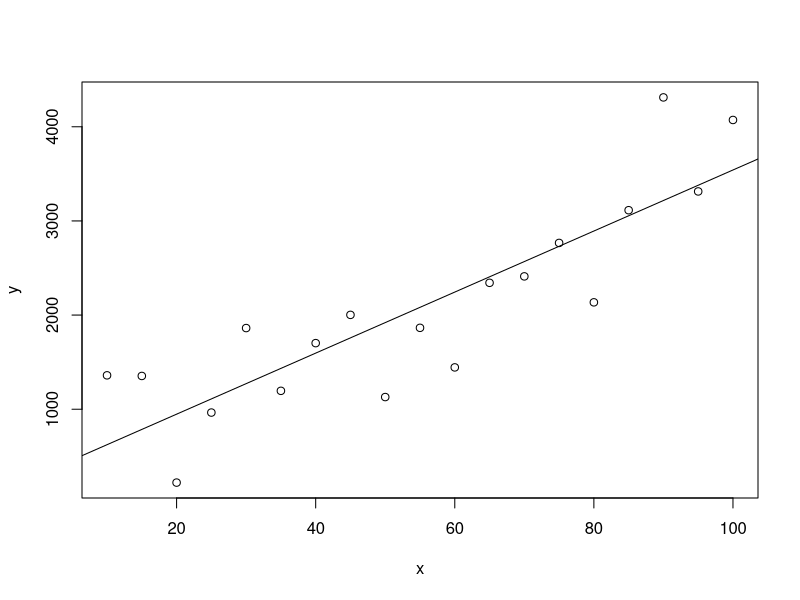

The R script that drew this image:
x <- c(10, 15, 20, 25, 30, 35, 40, 45, 50, 55, 60, 65, 70, 75, 80, 85, 90, 95, 100) 

y <- c(1359.9265, 1353.3046, 220.7435, 964.6208, 1861.9920, 1195.3707, 1702.0145, 2002.0900, 1129.1860, 1864.5241, 1444.2239, 2342.5453, 2410.9056, 2766.2245, 2135.2241, 3113.7662, 4311.7260, 3313.1042, 4072.0945) 

fit <- lm(y ~ x) 
summary(fit) 

plot(x,y) 
abline(fit) 

# e. .05 > 0.312 
#f.  .05 < 2.42e-06